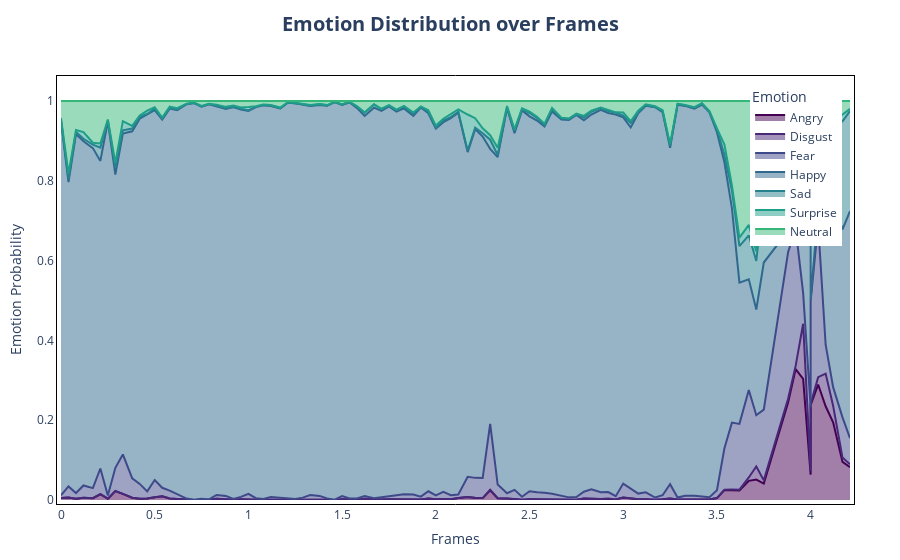

Notebook source saved alongside this figure:
### Code cell
#New

# Create plot
fig = px.area(df_plotting, x="pos_sec", y='probability', color='emotion',
              color_discrete_sequence=px.colors.sequential.Viridis, title="Emotion Distribution over Time")

fig.update_layout(
    plot_bgcolor='white',  # set the plot background color
    legend_title_text='Emotion',  # set the legend title text
    legend=dict(
        yanchor="top",
        y=0.99,
        xanchor="right",
        x=0.99,
        title_font=dict(size=14),
        font=dict(size=12)
    ),
    xaxis=dict(
        title='Frames',
        showgrid=False,  # remove the x-axis grid lines
        linecolor='black',  # set the x-axis line color
        linewidth=1,  # set the x-axis line width
        mirror=True  # reflect the x-axis labels and ticks
    ),
    yaxis=dict(
        title='Emotion Probability',
        showgrid=False,  # remove the y-axis grid lines
        linecolor='black',  # set the y-axis line color
        linewidth=1,  # set the y-axis line width
        mirror=True  # reflect the y-axis labels and ticks
    ),
    margin=dict(
        l=50,
        r=50,
        b=50,
        t=80,
        pad=4
    ),
    title={
        'text': '<b>Emotion Distribution over Frames</b>',  # set the title text and make it bold
        'y': 0.97,
        'x': 0.5,
        'xanchor': 'center',
        'yanchor': 'top',
        'font': dict(size=20)  # set the title font size
    }
)

fig.show()
